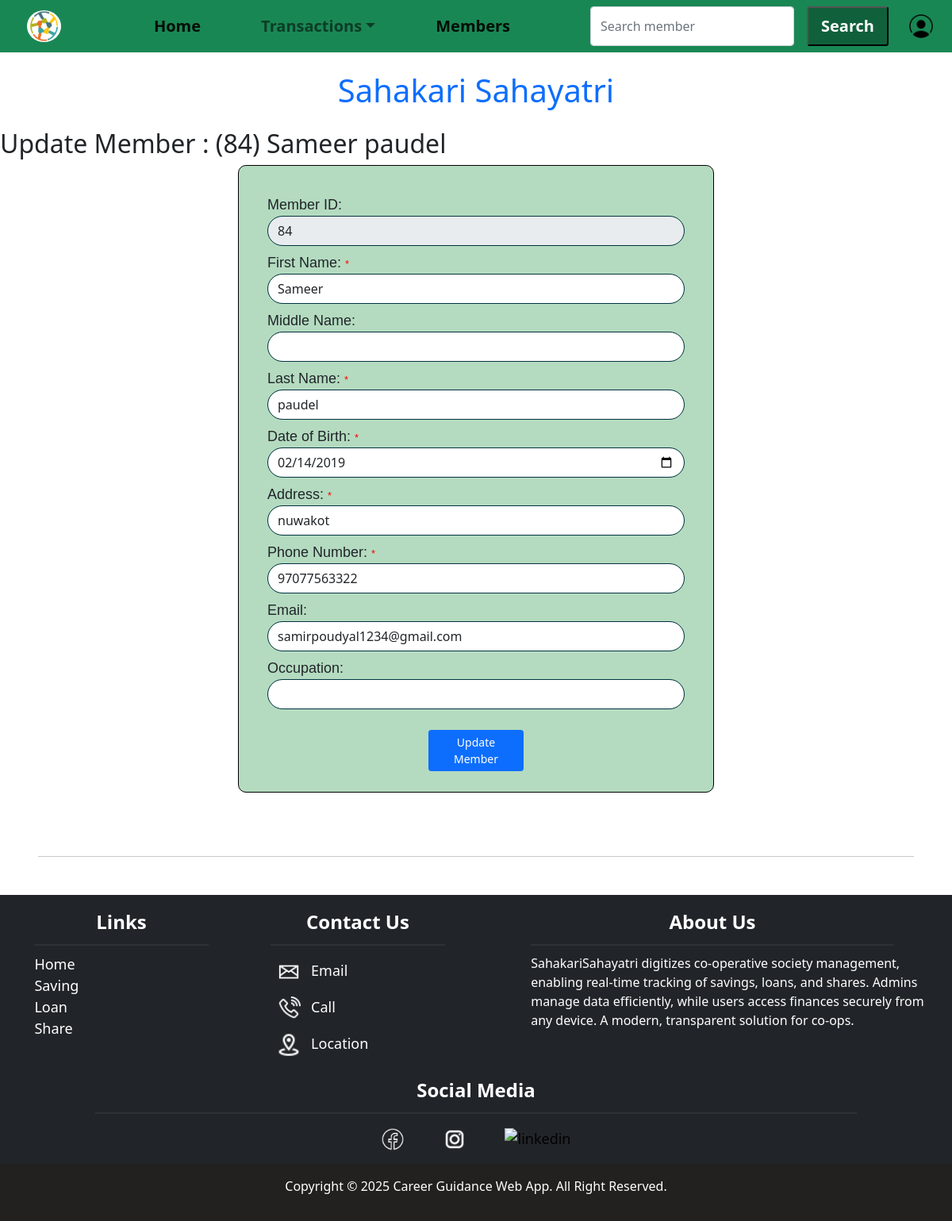
The page /member/update/84/ (signed in) on the database its author committed.
### customer/models.py (models this page shows, shortened)
class Member(models.Model):
    user = models.OneToOneField(User, on_delete=models.CASCADE, related_name='member_profile')
    member_id = models.IntegerField(unique=True, primary_key=True)
    first_name = models.CharField(max_length=30, blank=False)
    middle_name = models.CharField(max_length=30, blank=True)
    last_name = models.CharField(max_length=30, blank=False)
    email = models.EmailField(unique=True, blank=True)
    phone_number = models.CharField(max_length=15, unique=True, blank=True)
    address = models.TextField(blank=False)
    date_of_birth = models.DateField(blank=True, null=True)
    citizenship_number = models.CharField(max_length=20, unique=True, blank=False)
    occupation = models.CharField(max_length=100, blank=True)
    date_joined = models.DateField(null=True, blank=True)
    name = models.CharField(max_length=100, blank=False, editable=False)
    class Meta:
        ordering = ['member_id']  # Ascending order

### customer/views.py (the view)
# urls.py: path('member/update/<int:id>/', customer.update_customer, name='customer_update'),
@login_required(login_url='loginpage')
def update_customer(request, id):
    if request.user.is_staff or request.user.is_superuser:
        member = get_object_or_404(Member, member_id=id)
        user = User.objects.filter(username__endswith=f"_{member.member_id}").first()
        if request.method == 'POST':
            first_name = request.POST.get('first_name')
            middle_name = request.POST.get('middle_name')
            last_name = request.POST.get('last_name')
            date_of_birth = request.POST.get('date_of_birth')
            address = request.POST.get('address')
            phone_number = request.POST.get('phone_number')
            email = request.POST.get('email')
            occupation = request.POST.get('occupation')
            if not all([first_name, last_name, date_of_birth, address, phone_number]):
                messages.error(request, "Please! Fill all the required fields.")
                return render(request, 'customer_update.html', {'form': member, 'id': id})
            if email and Member.objects.filter(email=email).exclude(member_id=id).exists():
                messages.error(request, "This email is already in use.")
                return render(request, 'customer_update.html', {'form': member, 'id': id})
            if Member.objects.filter(phone_number=phone_number).exclude(member_id=id).exists():
                messages.error(request, "This phone number is already in use.")
                return render(request, 'customer_update.html', {'form': member, 'id': id})
            try:
                member.first_name = first_name
                member.middle_name = middle_name
                member.last_name = last_name
                member.date_of_birth = date_of_birth
                member.address = address
                member.phone_number = phone_number
                member.email = email
                member.occupation = occupation
                member.save()
                if user:
                    user.first_name = f"{first_name} {middle_name}" if middle_name else first_name
                    user.last_name = last_name
                    user.email = email
                    user.save()
                messages.success(request, "Member updated successfully!")
                return redirect('customer_home')
            except IntegrityError:
                messages.error(request, "A database error occurred. Please try again later.")
            except Exception:
                messages.error(request, "There was an error updating the member.")
        else:
            form = MemberForm(instance=member)
        return render(request, 'customer_update.html', {'form': member, 'id': id})
    else:
        messages.error(request, "You're not allowed to perform this task.")
        return redirect('home')

### customer/templates/customer_update.html (shortened to what this page needs)
{% extends "base.html" %}
{% load static %}
{% block content %}
<h2>Update Member : ({{id}}) {{form.first_name}} {{form.middle_name}} {{form.last_name}}</h2>
<div class="form-div">
    <form method="post" action="{% url 'customer_update' id %}" class="form-member">
        <div class="mb-2">
            <label for="member_id">Member ID:</label>
            <input type="text" id="member_id" name="member_id" value="{{id}}" class="form-control" disabled>
        </div>
        <div class="mb-2">
            <label for="first_name">First Name: <span class="required-form" >*</span></label>
            <input type="text" id="first_name" name="first_name" value="{{form.first_name}}" class="form-control" required>
        </div>
        <div class="mb-2">
            <label for="middle_name">Middle Name:</label>
            <input type="text" id="middle_name" name="middle_name" value="{{form.middle_name}}" class="form-control">
        </div>
        <div class="mb-2">
            <label for="last_name">Last Name: <span class="required-form" >*</span></label>
            <input type="text" id="last_name" name="last_name" value="{{form.last_name}}" class="form-control" required>
        </div>
        <div class="mb-2">
            <label for="date_of_birth">Date of Birth: <span class="required-form" >*</span></label>
            <input type="date" id="date_of_birth" name="date_of_birth" value="{{ form.date_of_birth|date:'Y-m-d' }}" class="form-control" required>
        </div>
        <div class="mb-2">
            <label for="address">Address: <span class="required-form" >*</span></label>
            <input type="text" id="address" name="address" value="{{form.address}}" class="form-control" required>
        </div>
        <div class="mb-2">
            <label for="phone_number">Phone Number: <span class="required-form" >*</span></label>
            <input type="text" id="phone_number" name="phone_number" value="{{form.phone_number}}" class="form-control" required>
        </div>
        <div class="mb-2">
            <label for="email">Email:</label>
            <input type="email" id="email" name="email" value="{{form.email}}" class="form-control">
        </div>
        <div class="mb-2">
            <label for="occupation">Occupation:</label>
            <input type="text" id="occupation" name="occupation" value="{{form.occupation}}" class="form-control">
        </div>
        <div class="mb-3 button-container">
            <button type="submit" class="btn btn-sm btn-primary" value="submit">Update Member</button>
        </div>
    </form>
</div>
{% endblock content %}

### static/css/style.css (style rules this page uses)
.form-div { justify-content: center; display: flex; }
.form-member, .form-saving, .form-loan, .form-share { width: 50vw; border: 1px solid black; border-radius: 10px; padding-top: 3vw; padding-inline: 3vw; background-color: #b4dbc0; margin-bottom: 4vh; }
.required-form { color: red; font-size: small; }
.form-member label, .form-saving label, .form-loan label, .form-share label { font-family: 'Gill Sans', 'Gill Sans MT', Calibri, 'Trebuchet MS', sans-serif; font-size: large; }
.form-member input, .form-loan input, .form-saving input, .form-share input { border-radius: 2vw; border: 1px solid #023340; }
.button-container { display: flex; justify-content: center; margin-top: 1rem; }
.button-container .btn { width: 10vw; text-decoration: none; color: #fff; font-weight: 500; margin: 10px; }
html { font-size: 16px; }
body { margin: 0; padding: 0; }

### rows shown on the page
Member: first_name "Sameer", last_name "paudel", date_of_birth "02/14/2019", address "nuwakot", phone_number "97077563322", email "samirpoudyal1234@gmail.com"

### other values the page prints
{{ id }} "84"
